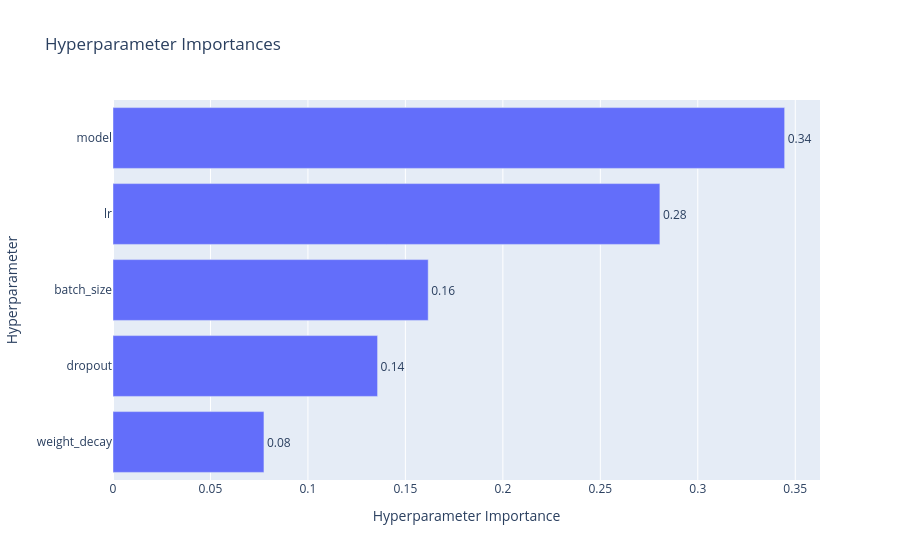
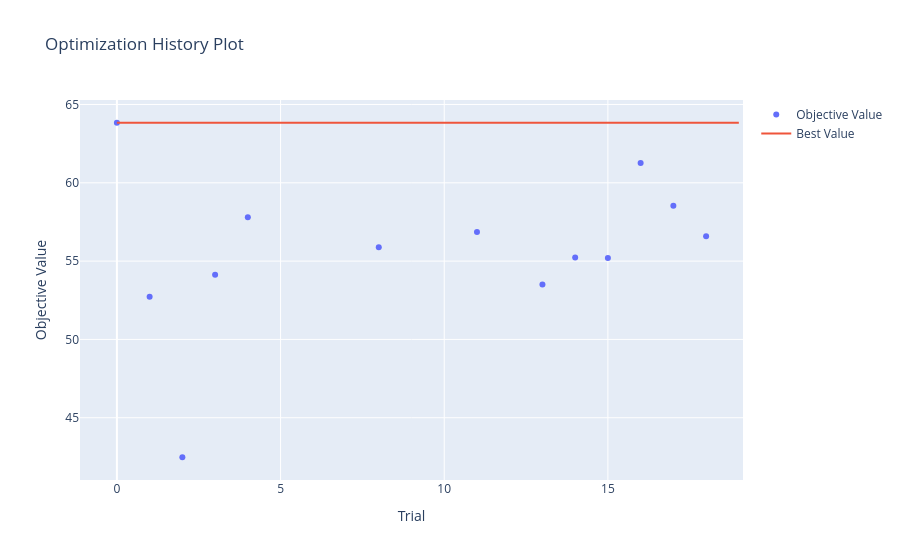

Notebook source saved alongside these figures, in order:
### Code cell
# ── 5. Analizar resultados ────────────────────────────────────────────────
print("Mejor arquitectura encontrada:")
for k, v in study.best_trial.params.items():
    print(f"  {k:<20} {v}")

# Qué parámetros importaron más
optuna.visualization.plot_param_importances(study).show()

# Historia de la búsqueda
optuna.visualization.plot_optimization_history(study).show()

# Relación entre pares de hiperparámetros y val_acc
#optuna.visualization.plot_contour(study, params=["n_blocks", "base_channels"]).show()

### Figure 1 — Plotly figure (JSON) as saved in the notebook; plotly's stock layout.template omitted (floating-point values rounded to 4 significant figures)
{"data": [{"cliponaxis": false, "hovertemplate": ["weight_decay (FloatDistribution): 0.07743743026312373<extra></extra>", "dropout (FloatDistribution): 0.13573250541583876<extra></extra>", "batch_size (CategoricalDistribution): 0.16170789658169443<extra></extra>", "lr (FloatDistribution): 0.2805592325111797<extra></extra>", "model (CategoricalDistribution): 0.34456293522816345<extra></extra>"], "name": "Objective Value", "orientation": "h", "text": ["0.08", "0.14", "0.16", "0.28", "0.34"], "textposition": "outside", "type": "bar", "x": [0.07744, 0.1357, 0.1617, 0.2806, 0.3446], "y": ["weight_decay", "dropout", "batch_size", "lr", "model"]}], "layout": {"title": {"text": "Hyperparameter Importances"}, "xaxis": {"title": {"text": "Hyperparameter Importance"}}, "yaxis": {"title": {"text": "Hyperparameter"}}}}

### Figure 2 — Plotly figure (JSON) as saved in the notebook; plotly's stock layout.template omitted (floating-point values rounded to 4 significant figures)
{"data": [{"mode": "markers", "name": "Objective Value", "type": "scatter", "x": [0, 1, 2, 3, 4, 8, 11, 13, 14, 15, 16, 17, 18], "y": [63.83, 52.72, 42.48, 54.12, 57.8, 55.89, 56.86, 53.51, 55.23, 55.21, 61.26, 58.54, 56.59]}, {"mode": "lines", "name": "Best Value", "type": "scatter", "x": [0, 1, 2, 3, 4, 5, 6, 7, 8, 9, 10, 11, 12, 13, 14, 15, 16, 17, 18, 19], "y": [63.83, 63.83, 63.83, 63.83, 63.83, 63.83, 63.83, 63.83, 63.83, 63.83, 63.83, 63.83, 63.83, 63.83, 63.83, 63.83, 63.83, 63.83, 63.83, 63.83]}, {"marker": {"color": "#cccccc"}, "mode": "markers", "name": "Infeasible Trial", "showlegend": false, "type": "scatter", "x": [], "y": []}], "layout": {"title": {"text": "Optimization History Plot"}, "xaxis": {"title": {"text": "Trial"}}, "yaxis": {"title": {"text": "Objective Value"}}}}
